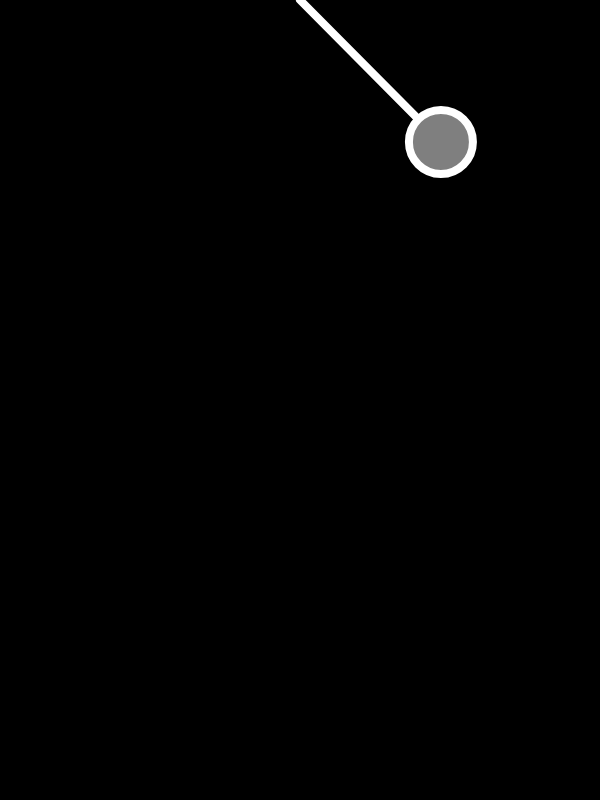
Frame 1 (no input)
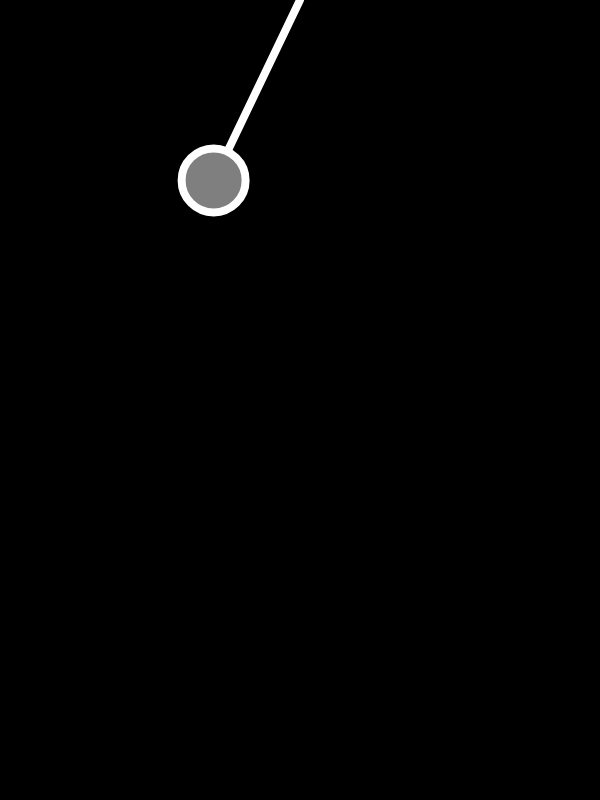
Frame 60 (no input)
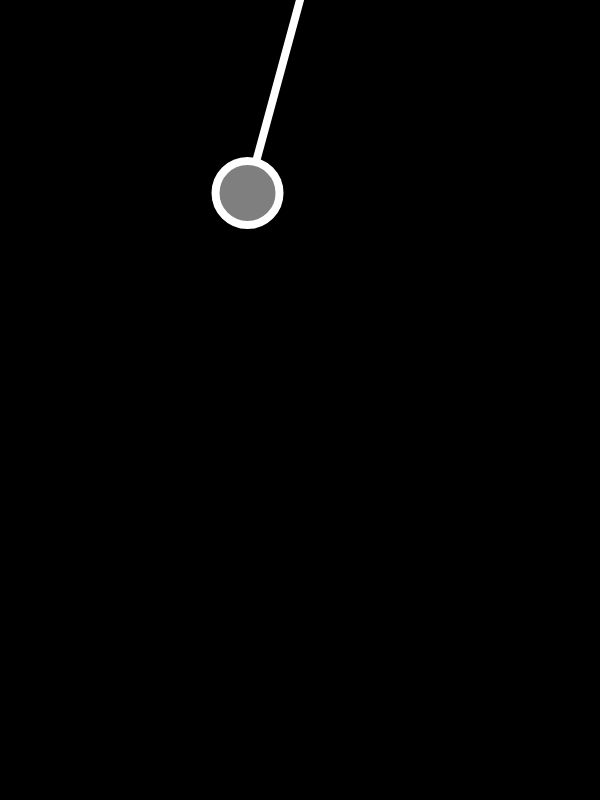
Frame 120 (the mouse pressed at the canvas centre since frame 60)

The p5.js sketch that drew these frames (run headless with seeded random() and noise() and a simulated clock; from frame 60 on, the mouse is pressed at the canvas centre):

// p5.js sketch
// ── sketch.js
let angle;

let angleV = 0;
let angleA = 0;

let bob;
let len;
let origin;

let gravity = 1;

function setup() {
  createCanvas(600, 800);
  origin = createVector(300, 0);
  angle = PI / 4;
  bob = createVector();
  len = 200;
}

function draw() {
  background(0);

  let force = gravity * sin(angle);
  angleA = (-1 * force) / len;
  angleV += angleA;
  angle += angleV;

  // angleV *= 0.99;

  bob.x = len * sin(angle) + origin.x;
  bob.y = len * cos(angle) + origin.y;

  stroke(255);
  strokeWeight(8);
  fill(127);
  line(origin.x, origin.y, bob.x, bob.y);
  circle(bob.x, bob.y, 64);
}
